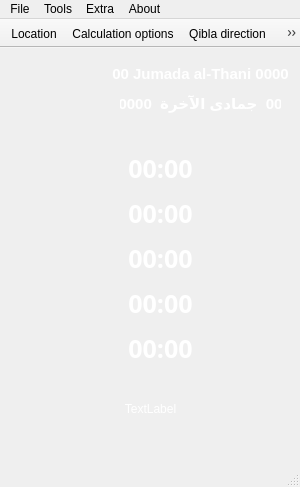
<?xml version="1.0" encoding="UTF-8"?>
<ui version="4.0">
 <class>Salat</class>
 <widget class="QMainWindow" name="Salat">
  <property name="geometry">
   <rect>
    <x>0</x>
    <y>0</y>
    <width>300</width>
    <height>487</height>
   </rect>
  </property>
  <property name="minimumSize">
   <size>
    <width>300</width>
    <height>487</height>
   </size>
  </property>
  <property name="maximumSize">
   <size>
    <width>300</width>
    <height>487</height>
   </size>
  </property>
  <property name="windowTitle">
   <string>Qsalat - salat times</string>
  </property>
  <property name="styleSheet">
   <string notr="true"/>
  </property>
  <widget class="QWidget" name="centralwidget">
   <widget class="QWidget" name="widget" native="true">
    <property name="geometry">
     <rect>
      <x>0</x>
      <y>0</y>
      <width>300</width>
      <height>400</height>
     </rect>
    </property>
    <property name="styleSheet">
     <string notr="true">background-image: url(:/images/qsalat.png);</string>
    </property>
    <widget class="QLabel" name="label_fajr">
     <property name="geometry">
      <rect>
       <x>110</x>
       <y>100</y>
       <width>101</width>
       <height>41</height>
      </rect>
     </property>
     <property name="font">
      <font>
       <family>Arial Black</family>
       <pointsize>19</pointsize>
       <weight>75</weight>
       <bold>true</bold>
      </font>
     </property>
     <property name="styleSheet">
      <string notr="true">color:white;
opacity:1.0;
background-image: url(:/images/slider3.png);</string>
     </property>
     <property name="text">
      <string>00:00</string>
     </property>
     <property name="alignment">
      <set>Qt::AlignCenter</set>
     </property>
    </widget>
    <widget class="QLabel" name="label_asr">
     <property name="geometry">
      <rect>
       <x>110</x>
       <y>190</y>
       <width>101</width>
       <height>41</height>
      </rect>
     </property>
     <property name="font">
      <font>
       <family>Arial Black</family>
       <pointsize>19</pointsize>
       <weight>75</weight>
       <bold>true</bold>
      </font>
     </property>
     <property name="styleSheet">
      <string notr="true">color:white;
opacity:1.0;
background-image: url(:/images/slider3.png);</string>
     </property>
     <property name="text">
      <string>00:00</string>
     </property>
     <property name="alignment">
      <set>Qt::AlignCenter</set>
     </property>
    </widget>
    <widget class="QLabel" name="label_isha">
     <property name="geometry">
      <rect>
       <x>110</x>
       <y>280</y>
       <width>101</width>
       <height>41</height>
      </rect>
     </property>
     <property name="font">
      <font>
       <family>Arial Black</family>
       <pointsize>19</pointsize>
       <weight>75</weight>
       <bold>true</bold>
      </font>
     </property>
     <property name="styleSheet">
      <string notr="true">color:white;
opacity:1.0;
background-image: url(:/images/slider3.png);</string>
     </property>
     <property name="text">
      <string>00:00</string>
     </property>
     <property name="alignment">
      <set>Qt::AlignCenter</set>
     </property>
    </widget>
    <widget class="QLabel" name="label_duhr">
     <property name="geometry">
      <rect>
       <x>110</x>
       <y>145</y>
       <width>101</width>
       <height>41</height>
      </rect>
     </property>
     <property name="font">
      <font>
       <family>Arial Black</family>
       <pointsize>19</pointsize>
       <weight>75</weight>
       <bold>true</bold>
      </font>
     </property>
     <property name="styleSheet">
      <string notr="true">color:white;
opacity:1.0;
background-image: url(:/images/slider3.png);</string>
     </property>
     <property name="text">
      <string>00:00</string>
     </property>
     <property name="alignment">
      <set>Qt::AlignCenter</set>
     </property>
    </widget>
    <widget class="QLabel" name="label_maghreb">
     <property name="geometry">
      <rect>
       <x>110</x>
       <y>235</y>
       <width>101</width>
       <height>41</height>
      </rect>
     </property>
     <property name="font">
      <font>
       <family>Arial Black</family>
       <pointsize>19</pointsize>
       <weight>75</weight>
       <bold>true</bold>
      </font>
     </property>
     <property name="styleSheet">
      <string notr="true">color:white;
opacity:1.0;
background-image: url(:/images/slider3.png);</string>
     </property>
     <property name="text">
      <string>00:00</string>
     </property>
     <property name="alignment">
      <set>Qt::AlignCenter</set>
     </property>
    </widget>
    <widget class="QLabel" name="label_location">
     <property name="geometry">
      <rect>
       <x>20</x>
       <y>340</y>
       <width>261</width>
       <height>41</height>
      </rect>
     </property>
     <property name="font">
      <font>
       <family>Arial</family>
      </font>
     </property>
     <property name="styleSheet">
      <string notr="true">background-image: url(:/images/slider3.png);
color:white;</string>
     </property>
     <property name="text">
      <string>TextLabel</string>
     </property>
     <property name="alignment">
      <set>Qt::AlignCenter</set>
     </property>
    </widget>
    <widget class="QLabel" name="label_hijri">
     <property name="geometry">
      <rect>
       <x>120</x>
       <y>40</y>
       <width>161</width>
       <height>31</height>
      </rect>
     </property>
     <property name="font">
      <font>
       <family>Arial</family>
       <pointsize>11</pointsize>
       <weight>75</weight>
       <italic>false</italic>
       <bold>true</bold>
      </font>
     </property>
     <property name="layoutDirection">
      <enum>Qt::RightToLeft</enum>
     </property>
     <property name="styleSheet">
      <string notr="true">background-image: url(:/images/slider3.png);
color:white;
</string>
     </property>
     <property name="locale">
      <locale language="Arabic" country="SaudiArabia"/>
     </property>
     <property name="text">
      <string>00  جمادى الآخرة  0000</string>
     </property>
     <property name="alignment">
      <set>Qt::AlignCenter</set>
     </property>
    </widget>
    <widget class="QLabel" name="label_hijri_2">
     <property name="geometry">
      <rect>
       <x>110</x>
       <y>10</y>
       <width>181</width>
       <height>31</height>
      </rect>
     </property>
     <property name="font">
      <font>
       <family>Arial</family>
       <pointsize>11</pointsize>
       <weight>75</weight>
       <italic>false</italic>
       <bold>true</bold>
      </font>
     </property>
     <property name="styleSheet">
      <string notr="true">background-image: url(:/images/slider3.png);
color:white;
</string>
     </property>
     <property name="text">
      <string>00 Jumada al-Thani 0000</string>
     </property>
     <property name="alignment">
      <set>Qt::AlignCenter</set>
     </property>
    </widget>
   </widget>
  </widget>
  <widget class="QMenuBar" name="menubar">
   <property name="geometry">
    <rect>
     <x>0</x>
     <y>0</y>
     <width>300</width>
     <height>21</height>
    </rect>
   </property>
   <widget class="QMenu" name="menuFile">
    <property name="title">
     <string>File</string>
    </property>
    <addaction name="actionHide"/>
    <addaction name="actionQuit"/>
   </widget>
   <widget class="QMenu" name="menuTools">
    <property name="title">
     <string>Tools</string>
    </property>
    <widget class="QMenu" name="menuPrayer_times_options">
     <property name="title">
      <string>Prayer times options</string>
     </property>
     <addaction name="actionGenerate_monthly_prayer_times"/>
     <addaction name="actionGenerate_yearly_prayer_times"/>
    </widget>
    <addaction name="separator"/>
    <addaction name="actionHijri_date"/>
    <addaction name="actionQibla_direction"/>
    <addaction name="actionLocation"/>
    <addaction name="actionAudio"/>
    <addaction name="actionCalculation_options"/>
    <addaction name="menuPrayer_times_options"/>
   </widget>
   <widget class="QMenu" name="menuExtra">
    <property name="title">
     <string>Extra</string>
    </property>
    <addaction name="actionWorldtime"/>
   </widget>
   <widget class="QMenu" name="menuAbout">
    <property name="title">
     <string>About</string>
    </property>
    <addaction name="separator"/>
    <addaction name="actionAbout_Qsalat"/>
    <addaction name="actionAbout_QT"/>
   </widget>
   <addaction name="menuFile"/>
   <addaction name="menuTools"/>
   <addaction name="menuExtra"/>
   <addaction name="menuAbout"/>
  </widget>
  <widget class="QStatusBar" name="statusbar"/>
  <widget class="QToolBar" name="toolBar">
   <property name="windowTitle">
    <string>toolBar</string>
   </property>
   <property name="movable">
    <bool>false</bool>
   </property>
   <property name="floatable">
    <bool>false</bool>
   </property>
   <attribute name="toolBarArea">
    <enum>TopToolBarArea</enum>
   </attribute>
   <attribute name="toolBarBreak">
    <bool>false</bool>
   </attribute>
   <addaction name="actionLocation"/>
   <addaction name="actionCalculation_options"/>
   <addaction name="actionQibla_direction"/>
   <addaction name="actionAudio"/>
   <addaction name="actionHijri_date"/>
   <addaction name="actionGenerate_monthly_prayer_times"/>
   <addaction name="actionGenerate_yearly_prayer_times"/>
   <addaction name="actionWorldtime"/>
  </widget>
  <action name="actionHide">
   <property name="icon">
    <iconset resource="../salat.qrc">
     <normaloff>:/images/hide.png</normaloff>:/images/hide.png</iconset>
   </property>
   <property name="text">
    <string>Hide</string>
   </property>
  </action>
  <action name="actionQuit">
   <property name="icon">
    <iconset resource="../salat.qrc">
     <normaloff>:/images/exit.png</normaloff>:/images/exit.png</iconset>
   </property>
   <property name="text">
    <string>Quit</string>
   </property>
  </action>
  <action name="actionHijri_date">
   <property name="icon">
    <iconset resource="../salat.qrc">
     <normaloff>:/images/hijri.png</normaloff>:/images/hijri.png</iconset>
   </property>
   <property name="text">
    <string>Hijri date conversion</string>
   </property>
  </action>
  <action name="actionQibla_direction">
   <property name="icon">
    <iconset resource="../salat.qrc">
     <normaloff>:/images/qibla.png</normaloff>:/images/qibla.png</iconset>
   </property>
   <property name="text">
    <string>Qibla direction</string>
   </property>
  </action>
  <action name="actionLocation">
   <property name="icon">
    <iconset resource="../salat.qrc">
     <normaloff>:/images/world.png</normaloff>:/images/world.png</iconset>
   </property>
   <property name="text">
    <string>Location</string>
   </property>
  </action>
  <action name="actionAudio">
   <property name="icon">
    <iconset resource="../salat.qrc">
     <normaloff>:/images/mp3.png</normaloff>:/images/mp3.png</iconset>
   </property>
   <property name="text">
    <string>Audio</string>
   </property>
  </action>
  <action name="actionCustom_option">
   <property name="text">
    <string>Custom option</string>
   </property>
  </action>
  <action name="actionWorld_time">
   <property name="icon">
    <iconset resource="../salat.qrc">
     <normaloff>:/images/world.png</normaloff>:/images/world.png</iconset>
   </property>
   <property name="text">
    <string>World time</string>
   </property>
  </action>
  <action name="actionAbout_Qsalat">
   <property name="icon">
    <iconset resource="../salat.qrc">
     <normaloff>:/images/mecque.png</normaloff>:/images/mecque.png</iconset>
   </property>
   <property name="text">
    <string>About Qsalat</string>
   </property>
  </action>
  <action name="actionAbout_QT">
   <property name="icon">
    <iconset resource="../salat.qrc">
     <normaloff>:/images/Qt.png</normaloff>:/images/Qt.png</iconset>
   </property>
   <property name="text">
    <string>About QT</string>
   </property>
  </action>
  <action name="actionCalculation_options">
   <property name="icon">
    <iconset resource="../salat.qrc">
     <normaloff>:/images/0396.png</normaloff>:/images/0396.png</iconset>
   </property>
   <property name="text">
    <string>Calculation options</string>
   </property>
  </action>
  <action name="actionWorldtime">
   <property name="icon">
    <iconset resource="../salat.qrc">
     <normaloff>:/images/0442.png</normaloff>:/images/0442.png</iconset>
   </property>
   <property name="text">
    <string>World time</string>
   </property>
  </action>
  <action name="actionGenerate_monthly_prayer_times">
   <property name="icon">
    <iconset resource="../salat.qrc">
     <normaloff>:/images/month.png</normaloff>:/images/month.png</iconset>
   </property>
   <property name="text">
    <string>Generate monthly prayer times</string>
   </property>
  </action>
  <action name="actionGenerate_yearly_prayer_times">
   <property name="icon">
    <iconset resource="../salat.qrc">
     <normaloff>:/images/year.png</normaloff>:/images/year.png</iconset>
   </property>
   <property name="text">
    <string>Generate yearly prayer times</string>
   </property>
  </action>
  <action name="actionPlayer">
   <property name="text">
    <string>Player</string>
   </property>
  </action>
  <action name="actionPlayer_2">
   <property name="text">
    <string>Player</string>
   </property>
  </action>
 </widget>
 <resources>
  <include location="../salat.qrc"/>
 </resources>
 <connections/>
</ui>
